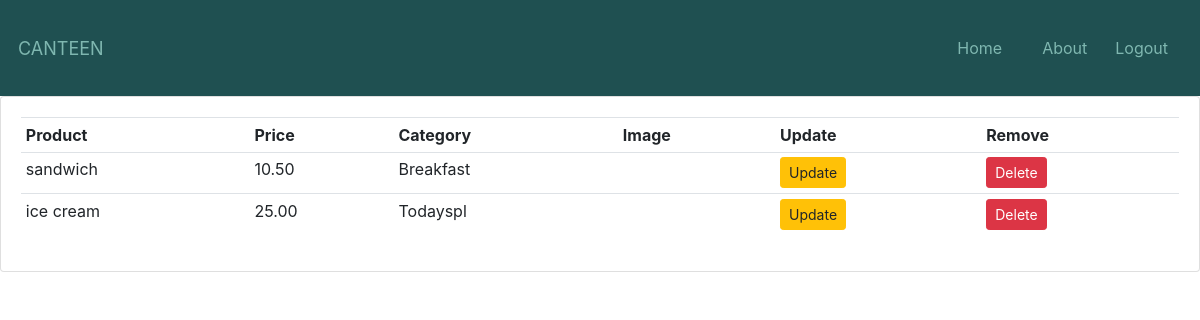
Page /view_product/ (signed in) on the earlier database version.
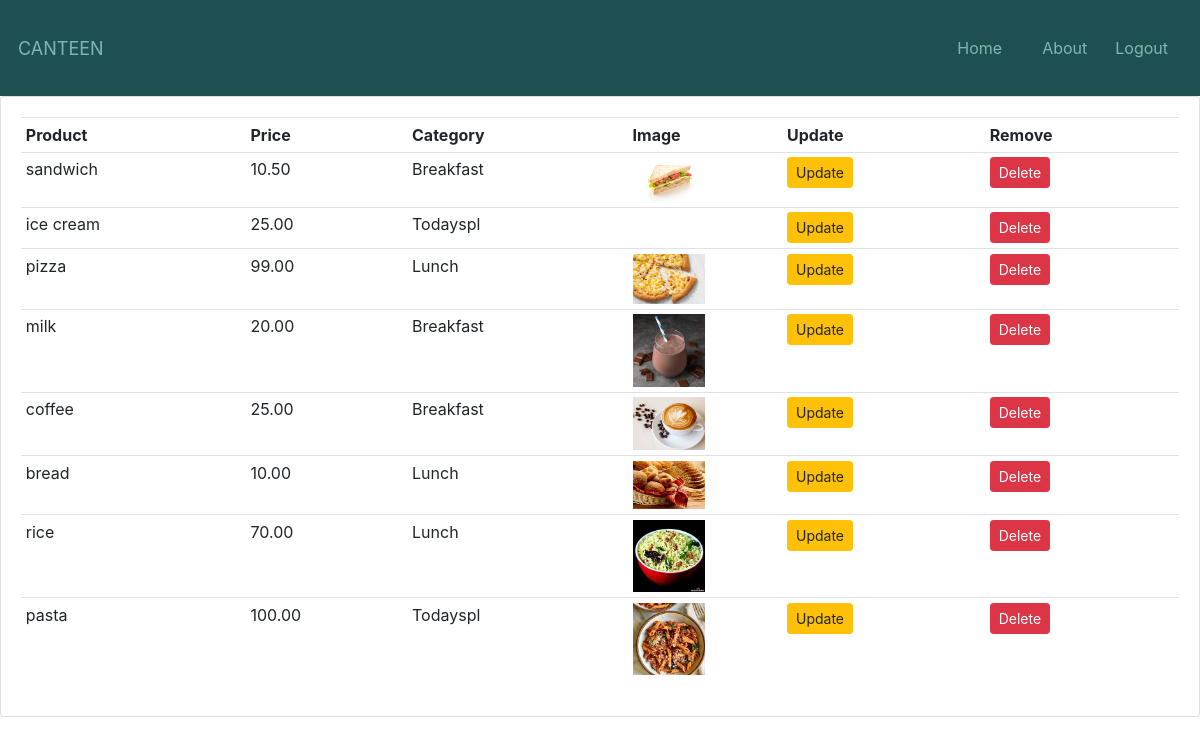
Same page on the later database version.
### ordering/models.py (models this page shows, shortened)
class Product(models.Model):
    options=(("Breakfast","Breakfast"),
    ("Lunch","Lunch"),
    ("Todayspl","Todayspl"),)
    name=models.CharField(max_length=100)
    price=models.DecimalField(max_digits=7,decimal_places=2)
    category=models.CharField(max_length=10,choices=options)
    description=models.TextField(max_length=500)
    image=models.ImageField(null=True,blank=True)
    @property
    def ImageURL(self):
        try:
            url = self.image.url
        except:
            url = ''
        return url

### ordering/decorators.py (the view)
    def wrapper_func(request, *args, **kwargs):
        if not request.user.is_staff:
            return redirect('menu')
        else:
            return view_func(request, *args, **kwargs)

### ordering/views.py (called while the page is built)
@admin_only
def view_product(request):
    products=Product.objects.all()
    context={"products":products}
    return render(request,"ordering/view_product.html",context)

### ordering/templates/ordering/view_product.html (shortened to what this page needs)
{% extends "account/base.html" %}
{% block content %}
<div class="row">
    <div class="col-md">
        <div class="card card-body">
            <table class="table table-sm">
                <tr>
                    <th>Product</th>
                    <th>Price</th>
                    <th>Category</th>
                    <th>Image</th>
                    <th>Update</th>
                    <th>Remove</th>
                </tr>
                {% for product in products  %}
                <tr>
                    <td>{{product.name}}</td>
                    <td>{{product.price}}</td>
                    <td>{{product.category}}</td>
                    <td style="max-width:20px; max-height:20px;"><img style="max-width:50%" src="{{product.ImageURL}}"></td>
                    <td><a class="btn btn-sm btn-warning" href="{% url 'update_product' product.id%}">Update</a></td>
                    <td><a class="btn btn-sm btn-danger" href="{% url 'delete_product' product.id %} ">Delete</a></td>
                </tr>
                {% endfor %}
            </table>
        </div>
    </div>
</div>
{% endblock %}

### account/templates/account/base.html (shortened to what this page needs)
<!DOCTYPE html>
<html lang="en">
    {% load cart_template_tags %}
{% load static %}
<head>
    <link rel="stylesheet" type="text/css" href="{% static 'account/main.css' %}">
    <link rel="stylesheet" href="https://cdn.jsdelivr.net/npm/bootstrap@4.4.1/dist/css/bootstrap.min.css"
>
    <link rel="stylesheet" href="https://stackpath.bootstrapcdn.com/bootstrap/4.4.1/css/bootstrap.min.css"
>
</head>
<body>
    <nav class="navbarContainer">
        {% if not user.is_staff %}
        <a class="logoHeading" href="{% url 'menu' %}"> Canteen</a>
        {% else %}
        <a class="logoHeading" href="{% url 'dashboard' %}">Canteen</a>
        {% endif %}
        <div class="anchoreContainer" id="navbarSupportedContent">
            <ul class="anchorestag">
                <li class="nav-item active">
                    {% if not user.is_staff %}
                    <a class="nav-link" href="{% url 'menu' %}">Home <span class="sr-only"></span></a>
                    {% else %}
                    <a class="nav-link" href="{% url 'dashboard' %}">Home </a>
                    {%endif%}
                </li>
            </ul>
            <div class="navbarButtonsContainer">
                {% if user.is_authenticated %}
                <a href="#" class="my-2 my-sm-0">About</a>
                <a href="{% url 'logout' %}" class="my-2 my-sm-0">Logout</a>
                {% else %}
                <a href="{% url 'register' %}" class=" mr-sm-2">Register</a>
                <a href="{% url 'login' %}" class=" my-2 my-sm-0">Login</a>
                {% endif %}
            </div>
        </div>
    </nav>
    {% block content %}{% endblock %}
</body>
</html>

### account/static/account/main.css (style rules this page uses)
.navbarContainer { background-color: #1f5051; padding: 18px; display: flex; flex-direction: row; justify-content: space-between; align-items: center; }
.logoHeading { text-decoration: none; color: #7fb7b0; text-transform: uppercase; font-size: 18px; }
.anchoreContainer { display: flex; flex-direction: row; }
.anchorestag { padding: 10px; margin: 0px; list-style: none; }
.anchorestag a { color: #7fb7b0; }
.navbarButtonsContainer { display: flex; flex-direction: row; align-items: center; }
.navbarButtonsContainer a { color: #7fb7b0; background-color: transparent; padding: 5px 14px; text-decoration: none; border-radius: 10px; }
::placeholder { color: white; }

Differences in the rows shown:
changed Product "sandwich": ImageURL: picture added
added Product: name "pizza", price "99.00", category "Lunch", ImageURL (picture)
added Product: name "milk", price "20.00", category "Breakfast", ImageURL (picture)
added Product: name "coffee", price "25.00", category "Breakfast", ImageURL (picture)
added Product: name "bread", price "10.00", category "Lunch", ImageURL (picture)
added Product: name "rice", price "70.00", category "Lunch", ImageURL (picture)
added Product: name "pasta", price "100.00", category "Todayspl", ImageURL (picture)
